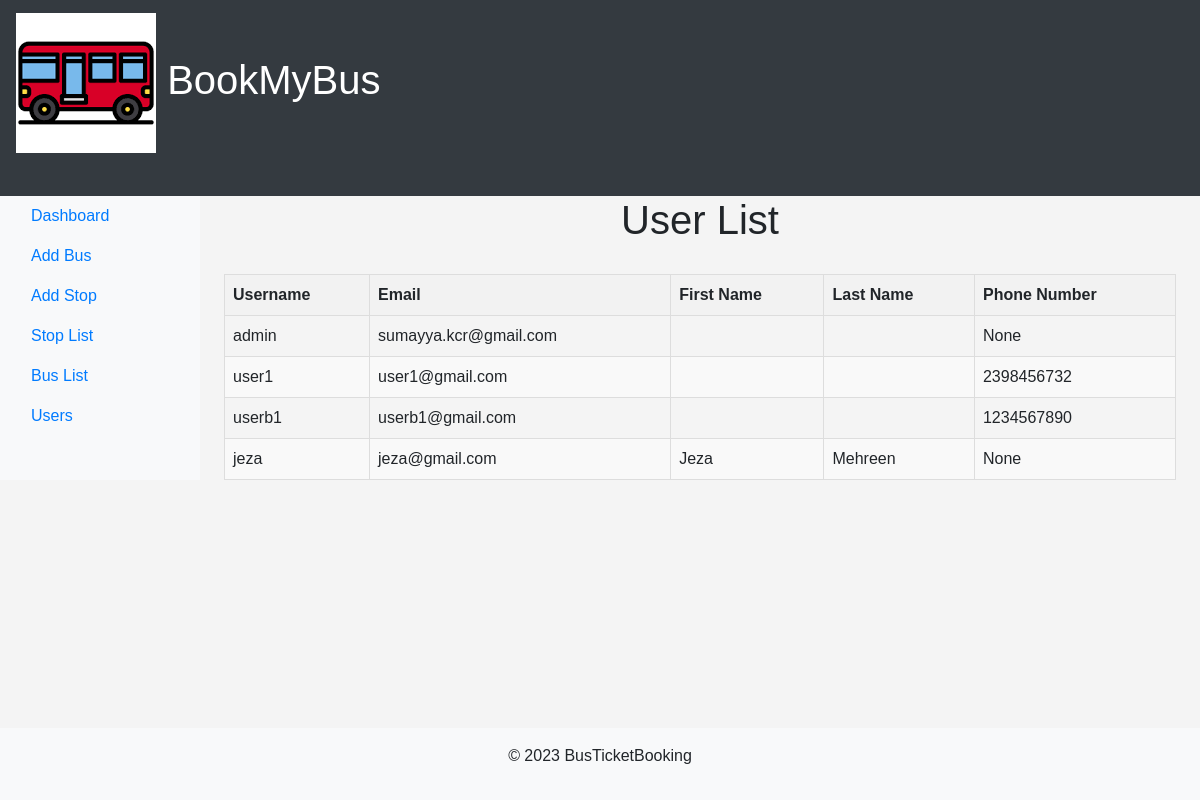
The app's page /adminapp/users_list, older data.
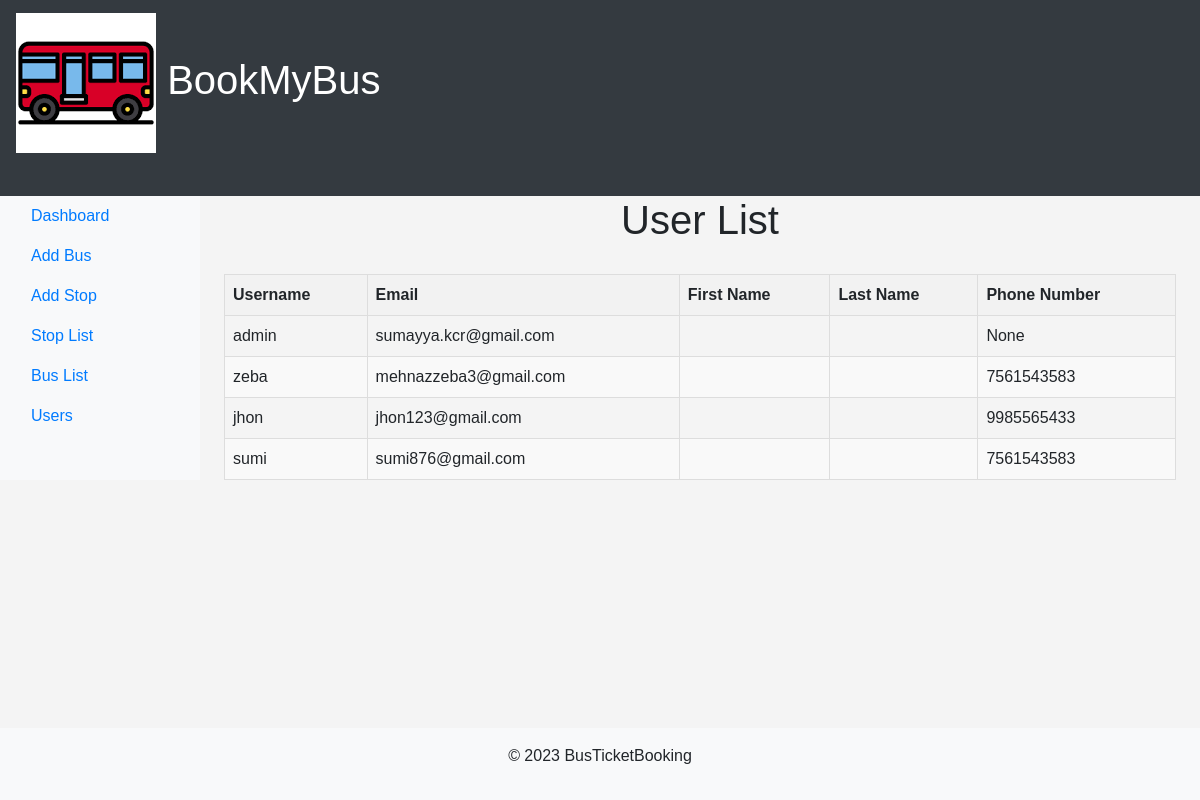
The same page, newer data.
### app1/models.py (models this page shows, shortened)
class CustomUser(AbstractUser):
    phone_number = models.CharField(max_length=15, blank=True, null=True)

### adminapp/views.py (the view)
# urls.py: path('users_list',views.user_list,name='users_list'),
def user_list(request):
    users=CustomUser.objects.all()
    return render(request,'user_list.html',{'users':users})

### project_templates/user_list.html (shortened to what this page needs)
{% extends 'base_admin.html' %}
{% block content %}
    <h1>User List</h1>
    <table>
        <thead>
            <tr>
                <th>Username</th>
                <th>Email</th>
                <th>First Name</th>
                <th>Last Name</th>
                <th>Phone Number</th>
            </tr>
        </thead>
        <tbody>
            {% for user in users %}
            <tr>
                <td>{{ user.username }}</td>
                <td>{{ user.email }}</td>
                <td>{{ user.first_name }}</td>
                <td>{{ user.last_name }}</td>
                <td>{{ user.phone_number }}</td>
            </tr>
            {% endfor %}
        </tbody>
    </table>
{% endblock %}

### project_templates/base_admin.html (shortened to what this page needs)
<!DOCTYPE html>
{% load static %}
<html lang="en">
<head>
    <link rel="stylesheet" href="https://stackpath.bootstrapcdn.com/bootstrap/4.5.2/css/bootstrap.min.css">
</head>
<body>
    <nav class="navbar navbar-dark bg-dark">
        <a class="navbar-brand" href="#">
            <h1><img src="{% static 'img/busi2.png' %}" alt="Custom Icon"> BookMyBus</h1>
        </a>
    </nav>
    <div class="container-fluid">
        <div class="row">
            <nav class="col-md-2 d-none d-md-block bg-light sidebar">
                <div class="sidebar-sticky">
                    <ul class="nav flex-column">
                        <li class="nav-item">
                            <a class="nav-link active" href="#">
                                Dashboard <span class="sr-only">(current)</span>
                            </a>
                        </li>
                        <li class="nav-item">
                            <a class="nav-link" href="{% url 'add_bus' %}">
                                Add Bus
                            </a>
                        </li>
                        <li class="nav-item">
                            <a class="nav-link" href="{% url 'add_stop' %}">
                                Add Stop
                            </a>
                        </li>
                        <li class="nav-item">
                            <a class="nav-link" href="{% url 'stop_list' %}">
                                Stop List
                            </a>
                        </li>
                        <li class="nav-item">
                            <a class="nav-link" href="{% url 'custom_admin_dashboard'   %}">
                                Bus List
                            </a>
                        </li>
                        <li class="nav-item">
                            <a class="nav-link" href="{% url 'users_list' %}">
                                Users
                            </a>
                        </li>
                    </ul>
                </div>
            </nav>
            <main role="main" class="col-md-9 ml-sm-auto col-lg-10 px-md-4">
                {% block content %}
                {% endblock %}
            </main>
        </div>
    </div>
    <footer class="footer mt-auto py-3 bg-light">
            <p>&copy; 2023 BusTicketBooking</p>
    </footer>
</body>
</html>

### project_templates/user_list.html (style rules this page uses)
body { font-family: Arial, sans-serif; margin: 20px; }
h1 { text-align: center; margin-bottom: 30px; }
table { width: 100%; border-collapse: collapse; }
th, td { border: 1px solid #ddd; padding: 8px; text-align: left; }
th { background-color: #f2f2f2; }
tr:nth-child(even) { background-color: #f9f9f9; }

### project_templates/base_admin.html (style rules this page uses)
body { display: flex; flex-direction: column; min-height: 100vh; font-family: Arial, sans-serif; background-color: #f4f4f4; margin: 0; padding: 0; }
h1 { text-align: center; }
.footer { width: 100%; background-color: #f8f9fa; text-align: center; padding: 20px 0; position: fixed; bottom: 0; left: 0; }

Row changes from the older to the newer data that the page shows:
removed CustomUser: username "user1", email "user1@gmail.com", phone_number "2398456732"
removed CustomUser: username "userb1", email "userb1@gmail.com", phone_number "1234567890"
removed CustomUser: username "jeza", email "jeza@gmail.com", first_name "Jeza", last_name "Mehreen", phone_number "None"
added CustomUser: username "zeba", email "mehnazzeba3@gmail.com", phone_number "7561543583"
added CustomUser: username "jhon", email "jhon123@gmail.com", phone_number "9985565433"
added CustomUser: username "sumi", email "sumi876@gmail.com", phone_number "7561543583"
